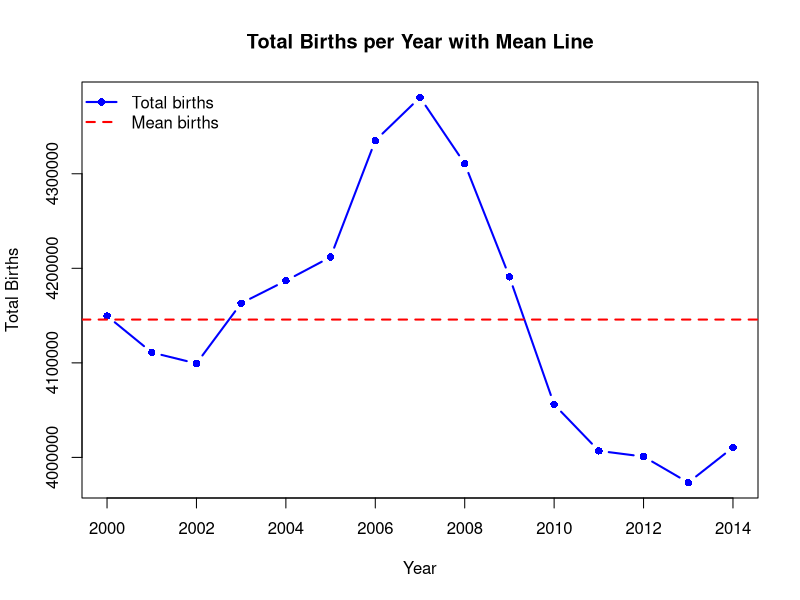
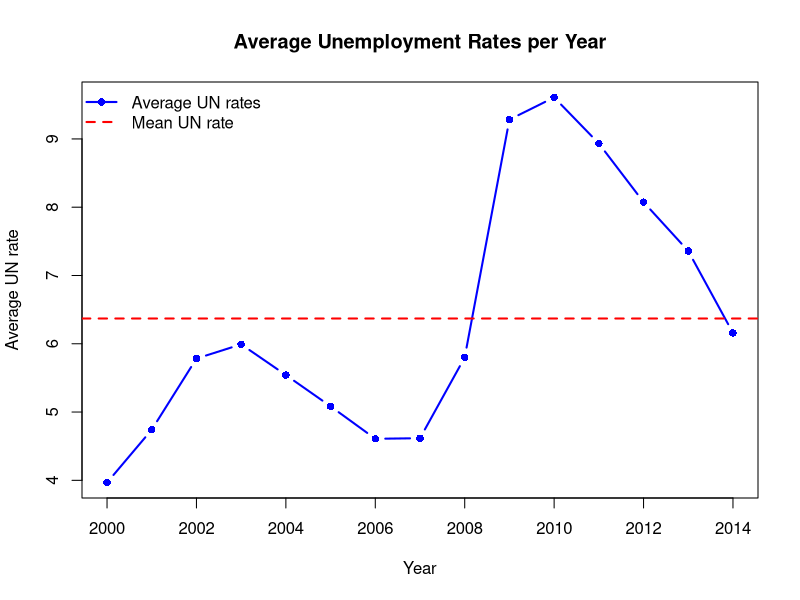
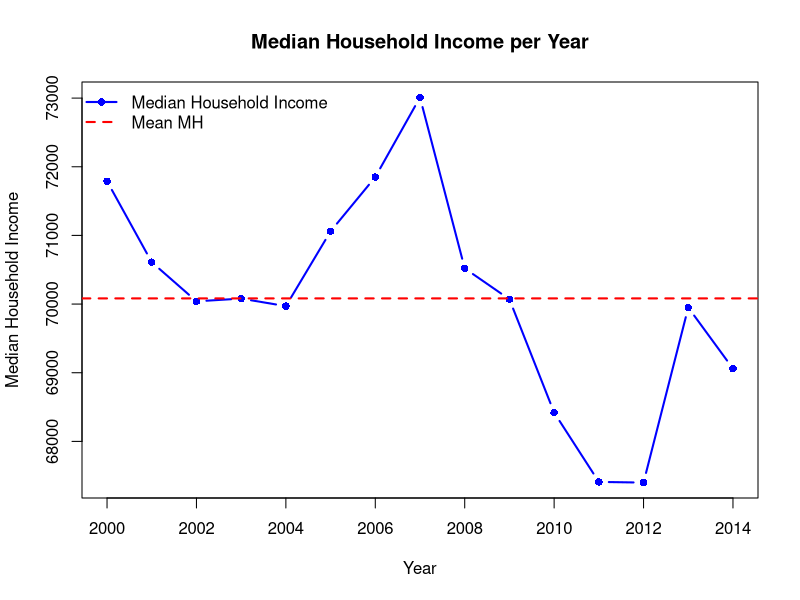

Recreate these plots in R, in order. (Note: this script raises an error after producing the figures.)
# GP data
GP_data <- read.csv("GP_data.csv")
names(GP_data) <- c("x", "year", "births", "UE.rate", "MH.income")
# Visualize the births per year
mean_births <- mean(GP_data$births)
plot(
  GP_data$year,
  GP_data$births,
  type = "b",
  pch = 16,
  col = "blue",
  lwd = 2,
  xlab = "Year",
  ylab = "Total Births",
  main = "Total Births per Year with Mean Line"
)
abline(
  h = mean_births,
  col = "red",
  lwd = 2,
  lty = 2
)
legend(
  "topleft",
  legend = c("Total births", "Mean births"),
  col = c("blue", "red"),
  lwd = c(2, 2),
  lty = c(1, 2),
  pch = c(16, NA),
  bty = "n"
)
# Visualize UN rates
mean_UN <- mean(GP_data$UE.rate)
plot(
  GP_data$year,
  GP_data$UE.rate,
  type = "b",
  pch = 16,
  col = "blue",
  lwd = 2,
  xlab = "Year",
  ylab = "Average UN rate",
  main = "Average Unemployment Rates per Year"
)
abline(
  h = mean_UN,
  col = "red",
  lwd = 2,
  lty = 2
)
legend(
  "topleft",
  legend = c("Average UN rates", "Mean UN rate"),
  col = c("blue", "red"),
  lwd = c(2, 2),
  lty = c(1, 2),
  pch = c(16, NA),
  bty = "n"
)
# Visualize Median Household income
mean_MH <- mean(GP_data$MH.income)
plot(
  GP_data$year,
  GP_data$MH.income,
  type = "b",
  pch = 16,
  col = "blue",
  lwd = 2,
  xlab = "Year",
  ylab = "Median Household Income",
  main = "Median Household Income per Year"
)
abline(
  h = mean_MH,
  col = "red",
  lwd = 2,
  lty = 2
)
legend(
  "topleft",
  legend = c("Median Household Income", "Mean MH"),
  col = c("blue", "red"),
  lwd = c(2, 2),
  lty = c(1, 2),
  pch = c(16, NA),
  bty = "n"
)
#### Prepare data for models ####
# Ensure numeric columns
GP_data$year <- as.numeric(GP_data$year)
GP_data$births <- as.numeric(GP_data$births)
GP_data$UE.rate <- as.numeric(GP_data$UE.rate)
GP_data$MH.income <- as.numeric(GP_data$MH.income)
# Scale births for numeric stability
GP_data$births_scaled <- as.numeric(scale(GP_data$births))
GP_data$year_scaled <- as.numeric(scale(GP_data$year))
GP_data$UE_scaled <- as.numeric(scale(GP_data$UE.rate))
GP_data$MH_scaled <- as.numeric(scale(GP_data$MH.income))
                             
   
#### Check for colinearity ####
corDF <- data.frame(UE_rate = GP_data$UE.rate, MH_income = GP_data$MH.income, Year = GP_data$year)
cor(corDF)


#### Set priors for model ####
# See what brms would give
get_prior(births_scaled ~ gp(year_scaled + MH_scaled),
          data = GP_data, family = gaussian())
# How to set your own priors
priors <- c(
  prior(normal(0, 5), class = "sdgp"),       # marginal SD of GP
  prior(exponential(1), class = "lscale"),   # length-scale
  prior(exponential(1), class = "sigma"),
  prior(normal(0, 10), class = "Intercept")
)


#### Specify the different models
# Gaussian Process Model
GP_model <- brm(
  births_scaled ~ gp(year_scaled, MH_scaled), #cov = exp_quad,
  data = GP_data,
  family = gaussian(),
  #prior = priors,
  chains = 4,
  cores = 4,
  iter = 2000
)
# Bayesian GLM model
BRMS_glm <- brm(
  births_scaled ~ year_scaled + MH_scaled,
  data = GP_data,
  family = gaussian(),
  chains = 4,
  cores = 4,
  iter = 2000
)
# GAM with splines
BRMS_gam <- brm(
  births_scaled ~ s(year_scaled) + s(MH_scaled),
  data = GP_data,
  family = gaussian(),
  chains = 4,
  cores = 4,
  iter = 2000
)


#### Loo Model Comparison ####
# Get loo scores
loo_gp  <- loo(GP_model)
loo_glm <- loo(BRMS_glm)
loo_gam <- loo(BRMS_gam)
# Loo table
print(loo_compare(loo_gp, loo_glm, loo_gam))


#### Model summaries ####
summary(GP_model)
summary(BRMS_glm)
summary(BRMS_gam)
#### Trace plots ####
plot(GP_model)
mcmc_plot(GP_model, type = "trace")


#### Posterior draws ####
pp_check(GP_model, ndraws = 50)


#### Prior predictive check ####
# Fit prior predictive model
prior_mod <- brm(
  births_scaled ~ gp(year_scaled, MH_scaled),
  data = GP_data,
  family = gaussian(),
  prior = priors,
  sample_prior = "only",
  chains = 4,
  iter = 2000
)
# Prior predictive check
pp_check(prior_mod)


#### Coefficient effect plots and model fit plot ####
conditional_effects(GP_model)
conditional_effects(BRMS_glm)
conditional_effects(BRMS_gam)


#### Get and look at stan code ####
GP_stan <- stancode(GP_model)
GP_stan
# Write out file
#write_stan_file(GP_stan, basename = "GP_stan.stan")
